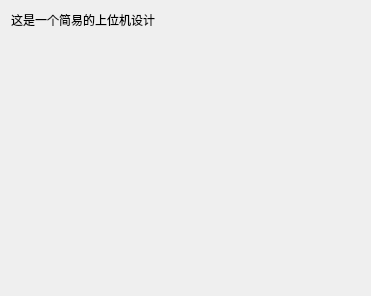
<?xml version="1.0" encoding="UTF-8"?>
<ui version="4.0">
 <class>IntroduceForm</class>
 <widget class="QWidget" name="IntroduceForm">
  <property name="geometry">
   <rect>
    <x>0</x>
    <y>0</y>
    <width>371</width>
    <height>296</height>
   </rect>
  </property>
  <property name="windowTitle">
   <string>Form</string>
  </property>
  <layout class="QVBoxLayout" name="verticalLayout">
   <item>
    <widget class="QLabel" name="label">
     <property name="text">
      <string>这是一个简易的上位机设计</string>
     </property>
     <property name="alignment">
      <set>Qt::AlignLeading|Qt::AlignLeft|Qt::AlignTop</set>
     </property>
    </widget>
   </item>
   <item>
    <spacer name="verticalSpacer">
     <property name="orientation">
      <enum>Qt::Vertical</enum>
     </property>
     <property name="sizeHint" stdset="0">
      <size>
       <width>20</width>
       <height>40</height>
      </size>
     </property>
    </spacer>
   </item>
  </layout>
 </widget>
 <resources/>
 <connections/>
</ui>
